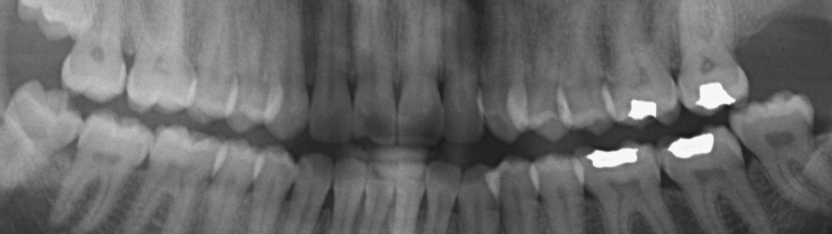
#> input picture media/tested/10.bmp, 1663 x 468 px (shown at 1/2 size); its folder holds only this picture in this run
$ python -i preprocessing.py   (imports and definitions only)   (older library calls are emulated)
#> lines starting #> are read from the running program, lines starting #| are printed output that depends on the picture; after the words box and inside, x2 and y2 are one past the last pixel; in counts of white or black regions, pixels touching at a corner belong together
#> further down, picture is the input picture: shape (468, 1663); min 24, max 247, mean 103.9
import cv2
import matplotlib.pyplot as plt
import numpy as np
from skimage.filters import (threshold_otsu, threshold_niblack, threshold_sauvola, rank)
from skimage.morphology import disk


def draw_histogram(image):
    plt.hist(image.ravel(), 256, [0, 256])
    plt.show()


# [42 lines left out: function match_histogram, not called in this run]


def equalize_histogram(image):
    result = cv2.equalizeHist(image)
    return result


def AHE(image, radius=150):
    result = rank.equalize(image=image, selem=disk(radius))
    return result


# [27 lines left out: functions CLAHE, global_threshold, not called in this run]


def adaptive_threshold(image, blur=False, show_result=False, return_result=False):
#> called with blur = False, show_result = False, return_result = False
    if blur:
        image = cv2.bilateralFilter(src=image, d=17, sigmaColor=35, sigmaSpace=35)
    ret, th = cv2.threshold(image, 127, 255, cv2.THRESH_BINARY)
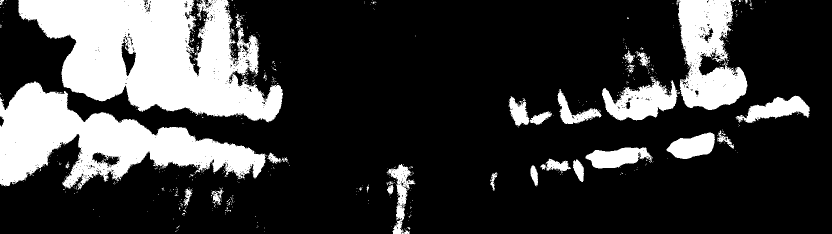
#> th: shape (468, 1663) (shown at 1/2 size); 23.1% white; 689 white regions (652 under 20 px), largest, box (x1, y1, x2, y2) and area: (37, 0, 566, 245) 79093, (0, 163, 534, 379) 50269, (1353, 0, 1495, 220) 19579
    th_mean = cv2.adaptiveThreshold(image, 255, cv2.ADAPTIVE_THRESH_MEAN_C, cv2.THRESH_BINARY, 35, 5)
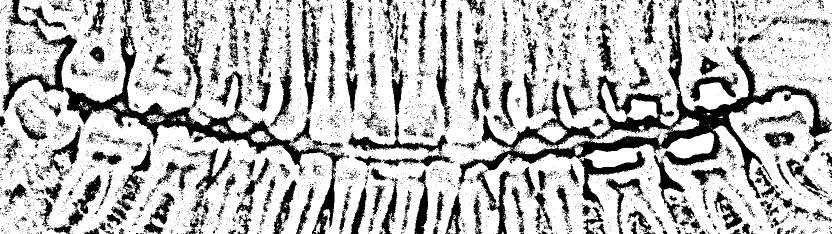
#> th_mean: shape (468, 1663) (shown at 1/2 size); 74.3% white; 7099 black regions (6643 under 20 px), largest, box (x1, y1, x2, y2) and area: (915, 0, 1663, 398) 36961, (4, 0, 699, 468) 27370, (1159, 302, 1291, 423) 3210
    th_gaussian = cv2.adaptiveThreshold(image, 255, cv2.ADAPTIVE_THRESH_GAUSSIAN_C, cv2.THRESH_BINARY, 35, 5)
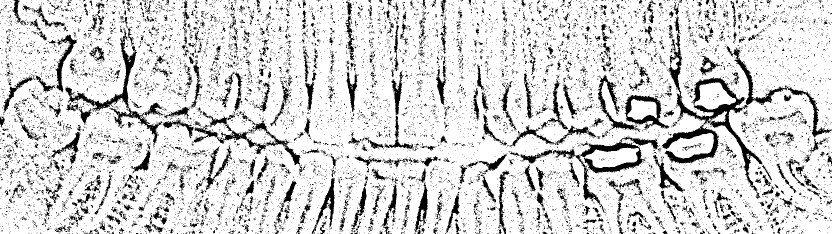
#> th_gaussian: shape (468, 1663) (shown at 1/2 size); 84% white; 12800 black regions (12065 under 20 px), largest, box (x1, y1, x2, y2) and area: (1323, 30, 1525, 398) 9324, (131, 61, 325, 294) 3992, (1161, 273, 1318, 347) 3265

    if show_result:
        titles = ['Original Image', 'Global Threshold', 'Adaptive Mean Threshold', 'Adaptive Gaussian Threshold']
        images = [image, th, th_mean, th_gaussian]

        for i in range(4):
            plt.subplot(2, 2, i + 1)
            plt.imshow(images[i], 'gray')
            plt.title(titles[i])
            plt.xticks([])
            plt.yticks([])
        plt.show()

    if return_result:
        return th_mean, th_gaussian


# [233 lines left out: functions otsu, niblack, sauvola, canny, laplacian, erosion and 3 more, not called in this run]


def eliminate_white_pixels(image):
    image = np.where(image == 255, np.uint8(254), image)
    return image


def eliminate_black_pixels(image):
    image = np.where(image == 0, np.uint8(1), image)
    return image

>>> import cv2
>>> picture = cv2.imread('../../media/tested/10.bmp', cv2.IMREAD_GRAYSCALE)
>>> result = adaptive_threshold(picture)

$ run again, on media/tested/11.bmp
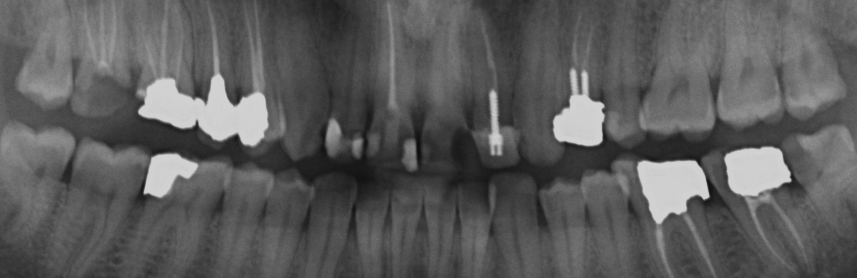
#> input picture media/tested/11.bmp, 1713 x 556 px (shown at 1/2 size)
#> picture is the input picture: shape (556, 1713); min 11, max 209, mean 91.6
#> in adaptive_threshold, `ret, th = cv2.threshold(image, 127, 255, cv2.THRESH_BINARY)`:
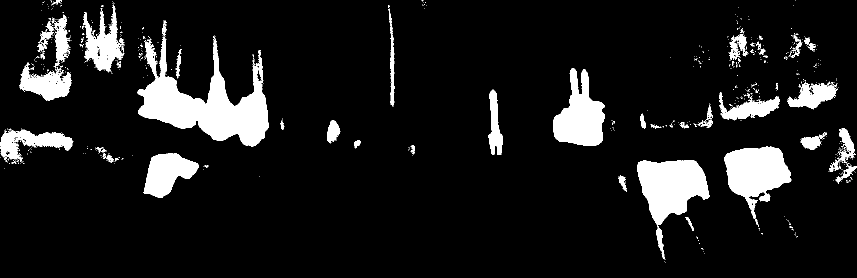
#> th: shape (556, 1713) (shown at 1/2 size); 10.1% white; 705 white regions (644 under 20 px), largest, box (x1, y1, x2, y2) and area: (275, 71, 538, 293) 24024, (1274, 321, 1419, 519) 12803, (1448, 293, 1583, 437) 10839
#> th_mean: shape (556, 1713); 74.7% white; 9061 black regions (8374 under 20 px), largest, box (x1, y1, x2, y2) and area: (902, 48, 1713, 556) 59208, (13, 56, 749, 427) 35406, (281, 0, 429, 212) 7500
#> in adaptive_threshold, `th_gaussian = cv2.adaptiveThreshold(image, 255, cv2.ADAPTIVE_THRESH_GA..`:
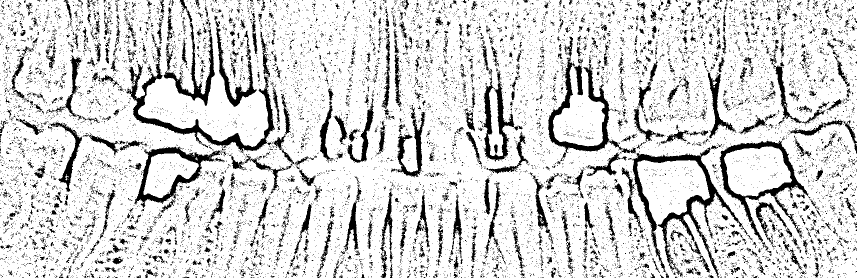
#> th_gaussian: shape (556, 1713) (shown at 1/2 size); 83.9% white; 14753 black regions (13871 under 20 px), largest, box (x1, y1, x2, y2) and area: (1243, 295, 1495, 556) 8933, (252, 127, 550, 306) 6361, (1439, 282, 1621, 484) 5485

$ run again, on media/tested/15.bmp
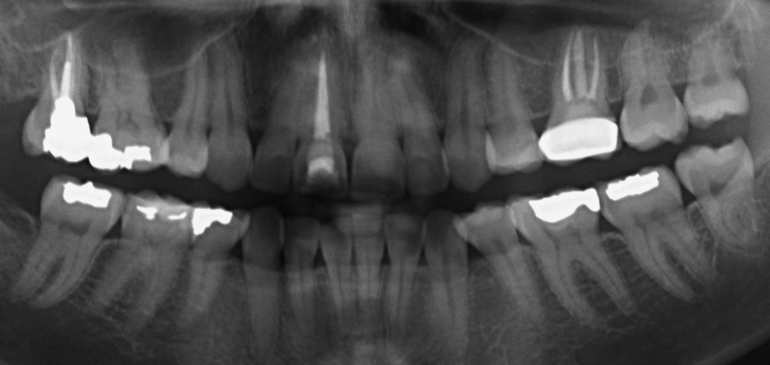
#> input picture media/tested/15.bmp, 1539 x 730 px (shown at 1/2 size)
#> picture is the input picture: shape (730, 1539); min 6, max 245, mean 78
#> in adaptive_threshold, `ret, th = cv2.threshold(image, 127, 255, cv2.THRESH_BINARY)`:
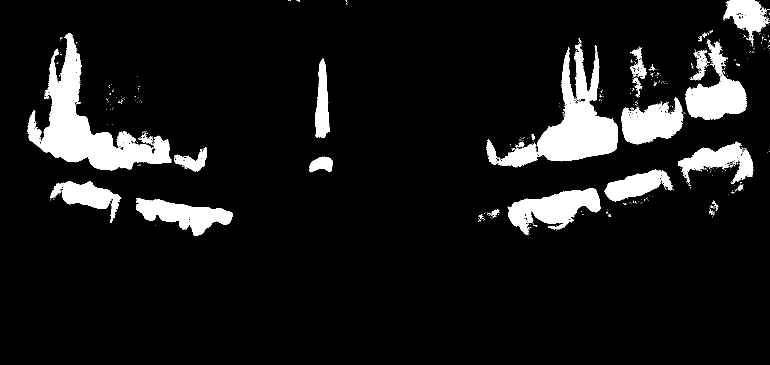
#> th: shape (730, 1539) (shown at 1/2 size); 9.3% white; 435 white regions (406 under 20 px), largest, box (x1, y1, x2, y2) and area: (55, 67, 343, 341) 24386, (973, 87, 1236, 335) 20472, (1015, 376, 1201, 470) 8811
#> th_mean: shape (730, 1539); 75.9% white; 8832 black regions (8143 under 20 px), largest, box (x1, y1, x2, y2) and area: (866, 69, 1539, 561) 49557, (19, 93, 542, 611) 34782, (139, 111, 320, 319) 7508
#> in adaptive_threshold, `th_gaussian = cv2.adaptiveThreshold(image, 255, cv2.ADAPTIVE_THRESH_GA..`:
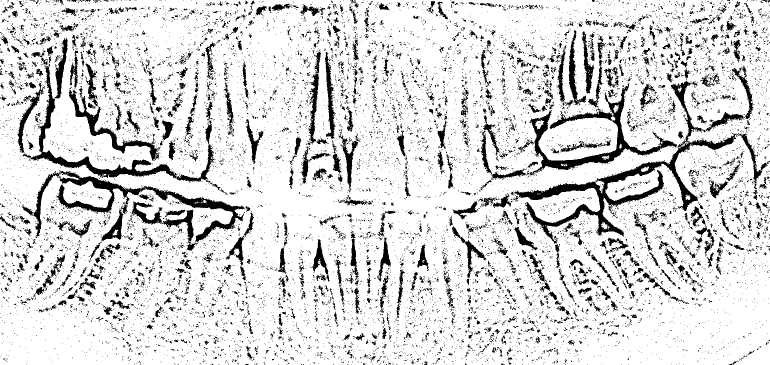
#> th_gaussian: shape (730, 1539) (shown at 1/2 size); 85.5% white; 14161 black regions (13267 under 20 px), largest, box (x1, y1, x2, y2) and area: (1029, 131, 1509, 488) 15184, (43, 341, 491, 485) 8963, (1053, 167, 1354, 351) 7845

$ run again, on media/tested/2.bmp
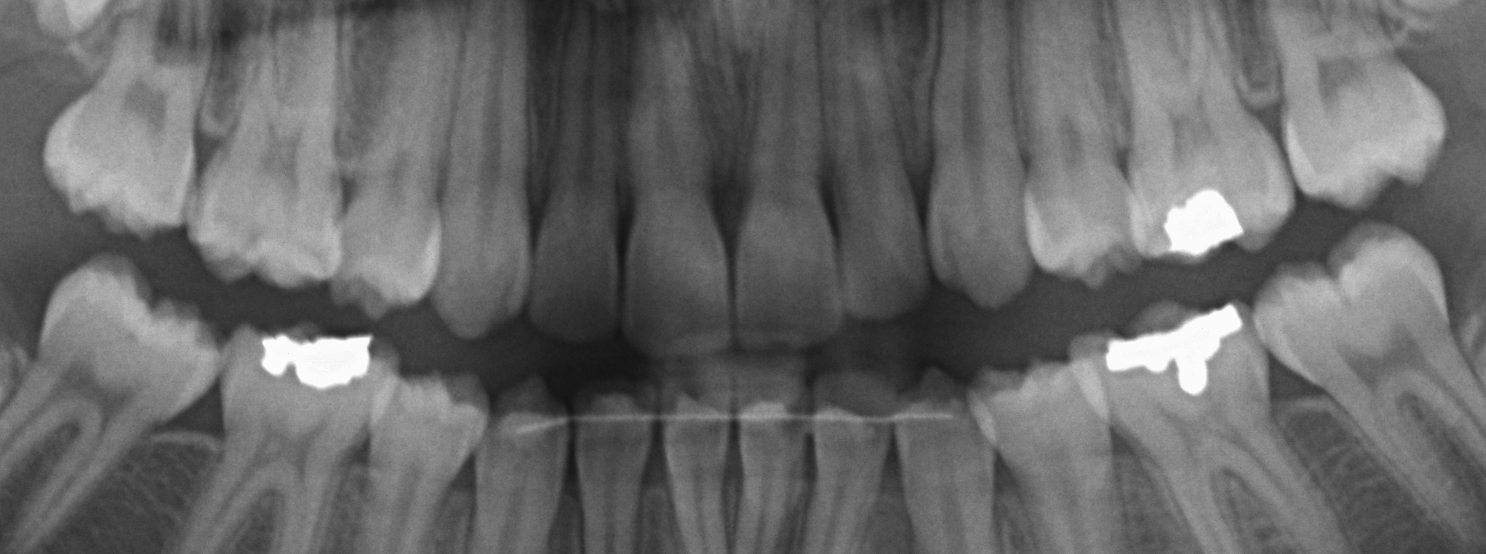
#> input picture media/tested/2.bmp, 1486 x 554 px
#> picture is the input picture: shape (554, 1486); min 19, max 251, mean 104.5
#> in adaptive_threshold, `ret, th = cv2.threshold(image, 127, 255, cv2.THRESH_BINARY)`:
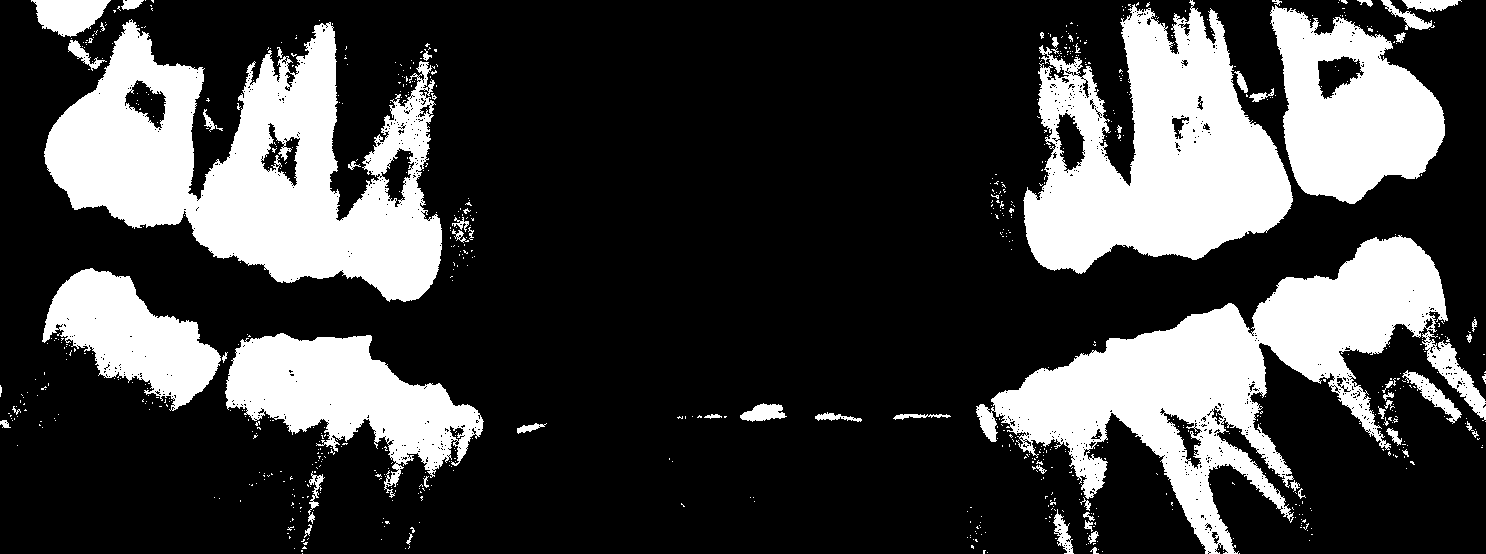
#> th: shape (554, 1486); 26% white; 802 white regions (742 under 20 px), largest, box (x1, y1, x2, y2) and area: (44, 19, 442, 302) 56632, (976, 235, 1486, 554) 51482, (1023, 0, 1293, 274) 42584
#> th_mean: shape (554, 1486); 72.1% white; 6577 black regions (6205 under 20 px), largest, box (x1, y1, x2, y2) and area: (787, 0, 1486, 554) 49127, (18, 0, 677, 554) 43759, (706, 41, 836, 365) 5485
#> in adaptive_threshold, `th_gaussian = cv2.adaptiveThreshold(image, 255, cv2.ADAPTIVE_THRESH_GA..`:
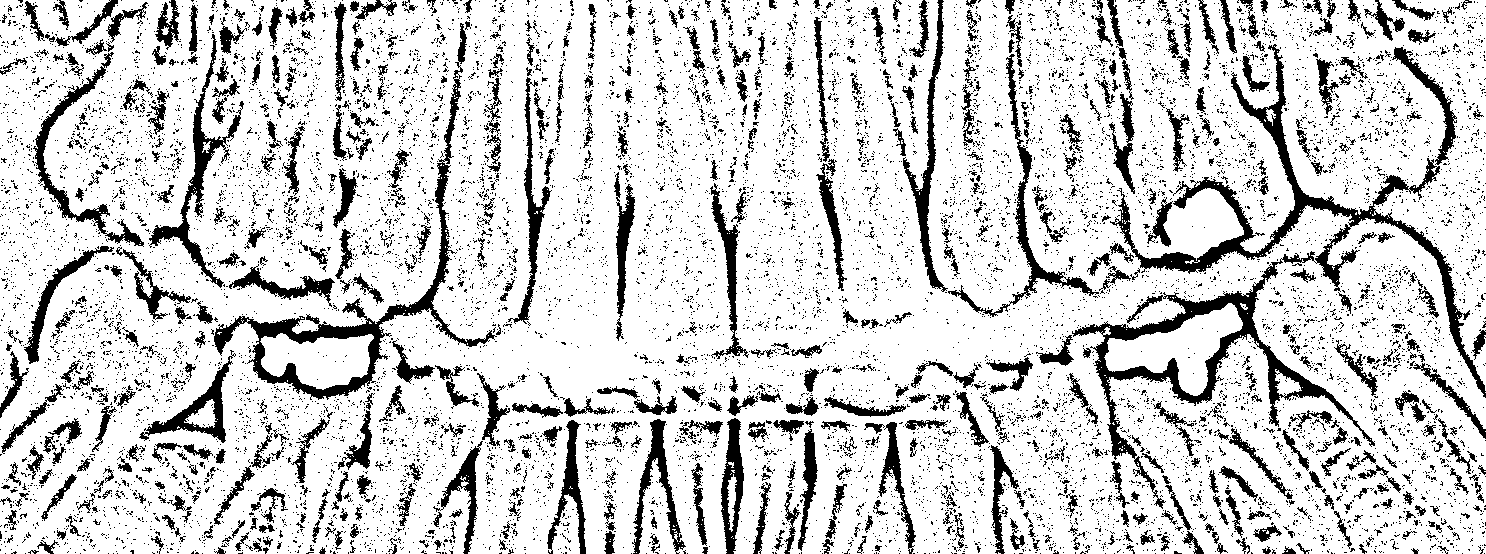
#> th_gaussian: shape (554, 1486); 81.8% white; 12417 black regions (11693 under 20 px), largest, box (x1, y1, x2, y2) and area: (1072, 44, 1486, 509) 17515, (214, 23, 497, 400) 7113, (149, 34, 244, 288) 2859
